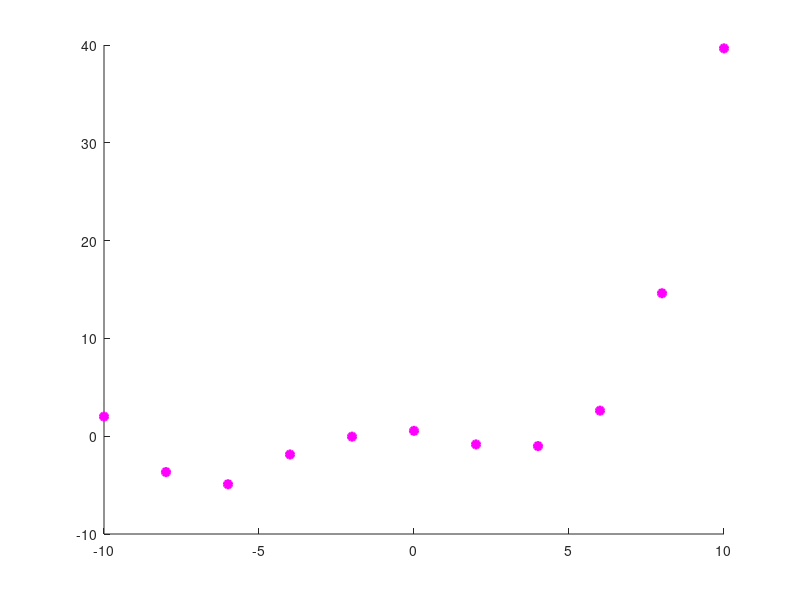

This chart was generated by the following MATLAB code: (Note: this script raises an error after producing the figure.)
X = [-10, -8, -6, -4, -2, 0, 2, 4, 6, 8, 10];
Y = [2.008, -3.668, -4.916, -1.870, -0.045, 0.550, -0.839, -1.011, 2.613, 14.615, 39.655];
p = [3, 5, 7, 9, 10];
timesGJ = [];
eGJ = [];
einfGJ = [];
timesGS = [];
eGS = [];
einfGS = [];
timesQR = [];
eQR = [];
einfQR = [];

% Aproksymacja metodą równań normalnych z wykorzystaniem własnego solwera 
% Gaussa-Jordana 
figure(1);
scatter(X, Y, 'MarkerEdgeColor', 'magenta', 'MarkerFaceColor', 'magenta', 'DisplayName', 'punkty', 'LineWidth', 1.5);
hold on    
for i=p
    display(strcat('GJ Stopień wielomianu: ', " ", int2str(i)))
    tic;
    a = approx(X, Y, i);
    t=toc;
    timesGJ = [timesGJ, t];
    x = linspace(X(1), X(end), length(X)*10);
    plot(x, polyval(flip(a), x), 'DisplayName', strcat('Wielomian ', " ", int2str(i), ' stopnia'), 'LineWidth', 2);
    eGJ = [eGJ, norm(polyval(flip(a), X)-Y)];
    einfGJ = [einfGJ, norm(polyval(flip(a), X)-Y, inf)];
end
title('Metoda równań normalnych z wykorzystaniem Gaussa-Jordana');
legend();
hold off

% Aproksymacja metodą równań normalnych z wykorzystaniem algorytmu
% Gaussa-Seidla
p = [3, 5, 7, 9];
figure(2);
scatter(X, Y, 'MarkerEdgeColor', 'magenta', 'MarkerFaceColor', 'magenta', 'DisplayName', 'punkty', 'LineWidth', 1.5);
hold on    
for i=p
    
    display(strcat('GS Stopień wielomianu: ', " ", int2str(i)))
    tic;
    a = approxGS(X, Y, i);
    t=toc;
    timesGS = [timesGS, t];
    x = linspace(X(1), X(end), length(X)*10);
    plot(x, polyval(flip(a), x), 'DisplayName', strcat('Wielomian ', " ", int2str(i), ' stopnia'), 'LineWidth', 2);
    eGS = [eGS, norm(polyval(flip(a), X)-Y)];
    einfGS = [einfGS, norm(polyval(flip(a), X)-Y, inf)];
end
title('Metoda równań normalnych z wykorzystaniem Gaussa-Seidla');
legend();
hold off

% Aproksymacja przy pomocy rozkładu QR
p = [3, 5, 7, 9, 10];
figure(3);
scatter(X, Y, 'MarkerEdgeColor', 'magenta', 'MarkerFaceColor', 'magenta', 'DisplayName', 'punkty', 'LineWidth', 1.5);
hold on    
for i=p
    display(strcat('QR Stopień wielomianu: ', " ", int2str(i)))
    tic;
    a = approxQR(X, Y, i);
    t=toc;
    timesQR = [timesQR, t];
    x = linspace(X(1), X(end), length(X)*10);
    plot(x, polyval(flip(a), x), 'DisplayName', strcat('Wielomian ', " ", int2str(i), ' stopnia'), 'LineWidth', 2);
    eQR = [eQR, norm(polyval(flip(a), X)-Y)];
    einfQR = [einfQR, norm(polyval(flip(a), X)-Y, inf)];
end
title('Metoda równań normalnych z wykorzystaniem rozkładu QR');
legend();
hold off